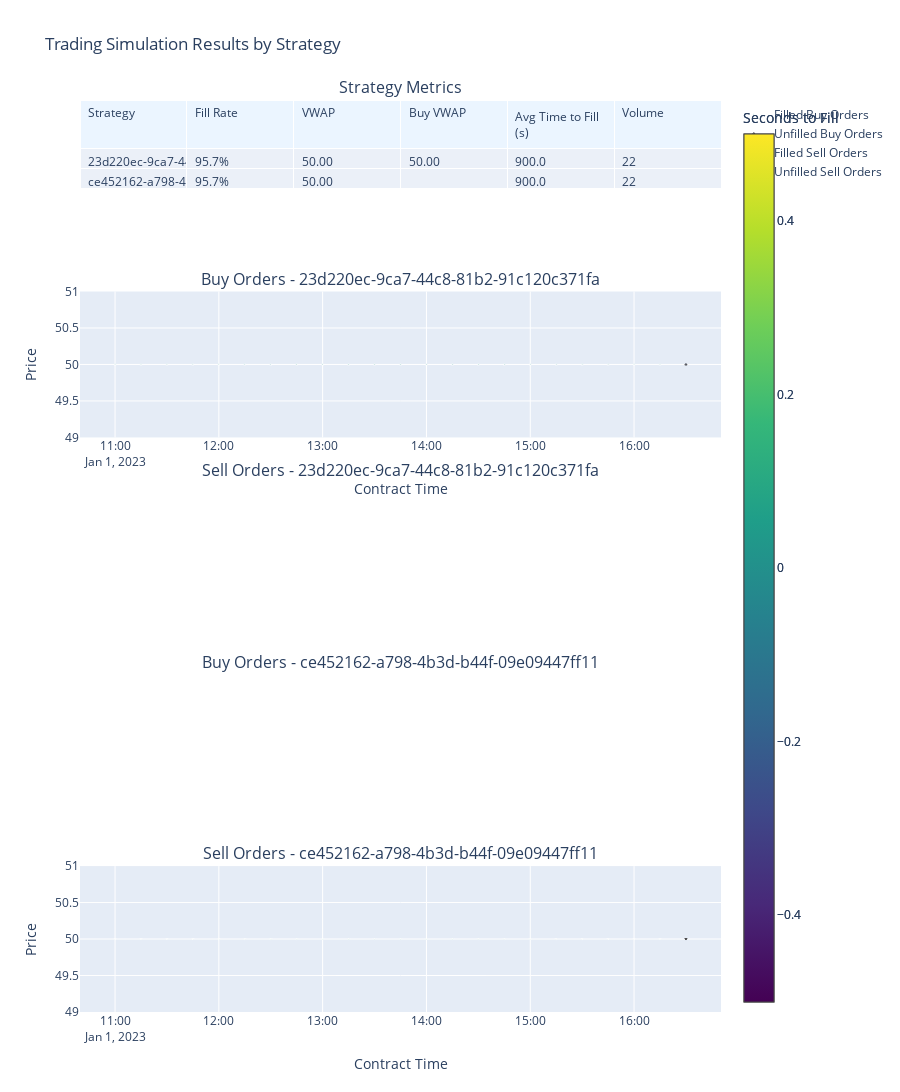
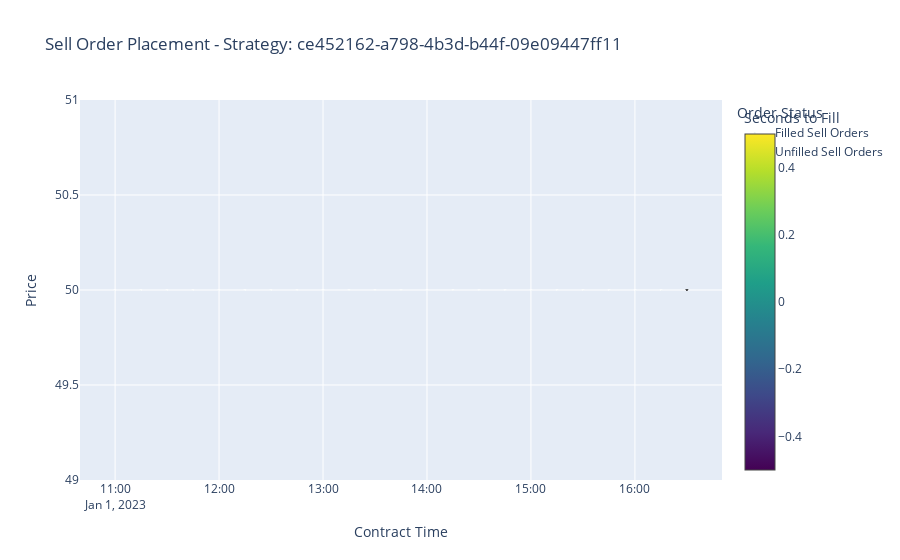

Notebook code for these charts, in order:
### Code cell
import datetime
import pandas as pd
import matplotlib.pyplot as plt
from src.sim import TradingSimulation

# Setup simulation timeframe (just 3 steps)
start_time = datetime.datetime(2023, 1, 1, 10, 0)
end_time = datetime.datetime(2023, 1, 1, 15, 30)
time_step = datetime.timedelta(minutes=15)

# Create two strategies with matching prices
buy_strategy = FixedOrderStrategy(price=50.0, quantity=1, side='buy')
sell_strategy = FixedOrderStrategy(price=50.0, quantity=1, side='sell')

# Create minimal clearing mechanism
clearing = MinimalClearing()

# Setup and run simulation
sim = TradingSimulation(
    start_time=start_time,
    end_time=end_time,
    time_step=time_step,
    strategies=[buy_strategy, sell_strategy],
    clearing_mechanism=clearing
)


# After running simulation
results = sim.run()
metrics = sim.analyze()

# Create visualizer
from src.plot import SimulationVisualizer
viz = SimulationVisualizer(metrics, results)

# View all plots organized by strategy
viz.create_dashboard().show()

# Or view specific plots
viz.plot_buy_orders(strategy_id=sell_strategy.id).show()
viz.plot_sell_orders(strategy_id=sell_strategy.id).show()

# Or get specific metrics
fill_rates = sim.analyze(metrics=["fill_rate"])

# Display fill rates by strategy
print("Fill rates by strategy:")
for strategy_id, data in fill_rates["fill_rate"].items():
    print(f"{strategy_id}: {data['fill_rate']:.2%}")

# Visualize time to fill
time_to_fill = sim.analyze(metrics=["time_to_fill"])

# Create a bar chart of mean time to fill by strategy
plt.figure(figsize=(10, 6))
strategies = []
times = []

for strategy_id, data in time_to_fill["time_to_fill"].items():
    if 'mean_seconds' in data:  # Check if there were filled orders
        strategies.append(strategy_id)
        times.append(data['mean_seconds'])


# Compare execution prices
execution_prices = sim.analyze(metrics=["execution_prices"])

### Figure 1 — Plotly figure (JSON) as saved in the notebook; plotly's stock layout.template omitted (floating-point values rounded to 4 significant figures)
{"data": [{"cells": {"align": "left", "values": [["23d220ec-9ca7-44c8-81b2-91c120c371fa", "ce452162-a798-4b3d-b44f-09e09447ff11"], ["95.7%", "95.7%"], ["50.00", "50.00"], ["50.00", ""], ["900.0", "900.0"], ["22", "22"]]}, "domain": {"x": [0, 1], "y": [0.84, 1]}, "header": {"align": "left", "fill": {"color": ["rgb(235, 245, 255)", "rgb(235, 245, 255)", "rgb(235, 245, 255)", "rgb(235, 245, 255)", "rgb(235, 245, 255)", "rgb(235, 245, 255)"]}, "font": {"size": 12}, "values": ["Strategy", "Fill Rate", "VWAP", "Buy VWAP", "Avg Time to Fill (s)", "Volume"]}, "type": "table"}, {"customdata": [["23d220ec-9ca7-44c8-81b2-91c120c371fa", "2023-01-01 10:00", 0, 1], ["23d220ec-9ca7-44c8-81b2-91c120c371fa", "2023-01-01 10:15", 0, 1], ["23d220ec-9ca7-44c8-81b2-91c120c371fa", "2023-01-01 10:30", 0, 1], ["23d220ec-9ca7-44c8-81b2-91c120c371fa", "2023-01-01 10:45", 0, 1], ["23d220ec-9ca7-44c8-81b2-91c120c371fa", "2023-01-01 11:00", 0, 1], ["23d220ec-9ca7-44c8-81b2-91c120c371fa", "2023-01-01 11:15", 0, 1], ["23d220ec-9ca7-44c8-81b2-91c120c371fa", "2023-01-01 11:30", 0, 1], ["23d220ec-9ca7-44c8-81b2-91c120c371fa", "2023-01-01 11:45", 0, 1], ["23d220ec-9ca7-44c8-81b2-91c120c371fa", "2023-01-01 12:00", 0, 1], ["23d220ec-9ca7-44c8-81b2-91c120c371fa", "2023-01-01 12:15", 0, 1], ["23d220ec-9ca7-44c8-81b2-91c120c371fa", "2023-01-01 12:30", 0, 1], ["23d220ec-9ca7-44c8-81b2-91c120c371fa", "2023-01-01 12:45", 0, 1], ["23d220ec-9ca7-44c8-81b2-91c120c371fa", "2023-01-01 13:00", 0, 1], ["23d220ec-9ca7-44c8-81b2-91c120c371fa", "2023-01-01 13:15", 0, 1], ["23d220ec-9ca7-44c8-81b2-91c120c371fa", "2023-01-01 13:30", 0, 1], ["23d220ec-9ca7-44c8-81b2-91c120c371fa", "2023-01-01 13:45", 0, 1], ["23d220ec-9ca7-44c8-81b2-91c120c371fa", "2023-01-01 14:00", 0, 1], ["23d220ec-9ca7-44c8-81b2-91c120c371fa", "2023-01-01 14:15", 0, 1], ["23d220ec-9ca7-44c8-81b2-91c120c371fa", "2023-01-01 14:30", 0, 1], ["23d220ec-9ca7-44c8-81b2-91c120c371fa", "2023-01-01 14:45", 0, 1], ["23d220ec-9ca7-44c8-81b2-91c120c371fa", "2023-01-01 15:00", 0, 1], ["23d220ec-9ca7-44c8-81b2-91c120c371fa", "2023-01-01 15:15", 0, 1]], "hovertemplate": "<b>Buy Order</b><br>Price: %{y:.2f}<br>Contract Time: %{x}<br>Filled: Yes<br>Strategy: %{customdata[0]}<br>Submission: %{customdata[1]}<br>Time to Fill: %{customdata[2]:.0f} sec<br>Quantity: %{customdata[3]}", "marker": {"color": [0.0, 0.0, 0.0, 0.0, 0.0, 0.0, 0.0, 0.0, 0.0, 0.0, 0.0, 0.0, 0.0, 0.0, 0.0, 0.0, 0.0, 0.0, 0.0, 0.0, 0.0, 0.0], "colorbar": {"title": {"text": "Seconds to Fill"}}, "colorscale": [[0, "#440154"], [0.1111, "#482878"], [0.2222, "#3e4989"], [0.3333, "#31688e"], [0.4444, "#26828e"], [0.5556, "#1f9e89"], [0.6667, "#35b779"], [0.7778, "#6ece58"], [0.8889, "#b5de2b"], [1, "#fde725"]], "size": [2, 2, 2, 2, 2, 2, 2, 2, 2, 2, 2, 2, 2, 2, 2, 2, 2, 2, 2, 2, 2, 2], "symbol": "triangle-up"}, "mode": "markers", "name": "Filled Buy Orders", "type": "scatter", "x": ["2023-01-01T11:00:00.000000000", "2023-01-01T11:15:00.000000000", "2023-01-01T11:30:00.000000000", "2023-01-01T11:45:00.000000000", "2023-01-01T12:00:00.000000000", "2023-01-01T12:15:00.000000000", "2023-01-01T12:30:00.000000000", "2023-01-01T12:45:00.000000000", "2023-01-01T13:00:00.000000000", "2023-01-01T13:15:00.000000000", "2023-01-01T13:30:00.000000000", "2023-01-01T13:45:00.000000000", "2023-01-01T14:00:00.000000000", "2023-01-01T14:15:00.000000000", "2023-01-01T14:30:00.000000000", "2023-01-01T14:45:00.000000000", "2023-01-01T15:00:00.000000000", "2023-01-01T15:15:00.000000000", "2023-01-01T15:30:00.000000000", "2023-01-01T15:45:00.000000000", "2023-01-01T16:00:00.000000000", "2023-01-01T16:15:00.000000000"], "xaxis": "x", "y": [50.0, 50.0, 50.0, 50.0, 50.0, 50.0, 50.0, 50.0, 50.0, 50.0, 50.0, 50.0, 50.0, 50.0, 50.0, 50.0, 50.0, 50.0, 50.0, 50.0, 50.0, 50.0], "yaxis": "y"}, {"customdata": [["23d220ec-9ca7-44c8-81b2-91c120c371fa", "2023-01-01 15:30", 1]], "hovertemplate": "<b>Buy Order</b><br>Price: %{y:.2f}<br>Contract Time: %{x}<br>Filled: No<br>Strategy: %{customdata[0]}<br>Submission: %{customdata[1]}<br>Quantity: %{customdata[2]}", "marker": {"color": "rgba(0, 0, 255, 0.5)", "line": {"color": "black", "width": 1}, "size": [2], "symbol": "triangle-up"}, "mode": "markers", "name": "Unfilled Buy Orders", "type": "scatter", "x": ["2023-01-01T16:30:00.000000000"], "xaxis": "x", "y": [50.0], "yaxis": "y"}, {"customdata": [["ce452162-a798-4b3d-b44f-09e09447ff11", "2023-01-01 10:00", 0, 1], ["ce452162-a798-4b3d-b44f-09e09447ff11", "2023-01-01 10:15", 0, 1], ["ce452162-a798-4b3d-b44f-09e09447ff11", "2023-01-01 10:30", 0, 1], ["ce452162-a798-4b3d-b44f-09e09447ff11", "2023-01-01 10:45", 0, 1], ["ce452162-a798-4b3d-b44f-09e09447ff11", "2023-01-01 11:00", 0, 1], ["ce452162-a798-4b3d-b44f-09e09447ff11", "2023-01-01 11:15", 0, 1], ["ce452162-a798-4b3d-b44f-09e09447ff11", "2023-01-01 11:30", 0, 1], ["ce452162-a798-4b3d-b44f-09e09447ff11", "2023-01-01 11:45", 0, 1], ["ce452162-a798-4b3d-b44f-09e09447ff11", "2023-01-01 12:00", 0, 1], ["ce452162-a798-4b3d-b44f-09e09447ff11", "2023-01-01 12:15", 0, 1], ["ce452162-a798-4b3d-b44f-09e09447ff11", "2023-01-01 12:30", 0, 1], ["ce452162-a798-4b3d-b44f-09e09447ff11", "2023-01-01 12:45", 0, 1], ["ce452162-a798-4b3d-b44f-09e09447ff11", "2023-01-01 13:00", 0, 1], ["ce452162-a798-4b3d-b44f-09e09447ff11", "2023-01-01 13:15", 0, 1], ["ce452162-a798-4b3d-b44f-09e09447ff11", "2023-01-01 13:30", 0, 1], ["ce452162-a798-4b3d-b44f-09e09447ff11", "2023-01-01 13:45", 0, 1], ["ce452162-a798-4b3d-b44f-09e09447ff11", "2023-01-01 14:00", 0, 1], ["ce452162-a798-4b3d-b44f-09e09447ff11", "2023-01-01 14:15", 0, 1], ["ce452162-a798-4b3d-b44f-09e09447ff11", "2023-01-01 14:30", 0, 1], ["ce452162-a798-4b3d-b44f-09e09447ff11", "2023-01-01 14:45", 0, 1], ["ce452162-a798-4b3d-b44f-09e09447ff11", "2023-01-01 15:00", 0, 1], ["ce452162-a798-4b3d-b44f-09e09447ff11", "2023-01-01 15:15", 0, 1]], "hovertemplate": "<b>Sell Order</b><br>Price: %{y:.2f}<br>Contract Time: %{x}<br>Filled: Yes<br>Strategy: %{customdata[0]}<br>Submission: %{customdata[1]}<br>Time to Fill: %{customdata[2]:.0f} sec<br>Quantity: %{customdata[3]}", "marker": {"color": [0.0, 0.0, 0.0, 0.0, 0.0, 0.0, 0.0, 0.0, 0.0, 0.0, 0.0, 0.0, 0.0, 0.0, 0.0, 0.0, 0.0, 0.0, 0.0, 0.0, 0.0, 0.0], "colorbar": {"title": {"text": "Seconds to Fill"}}, "colorscale": [[0, "#440154"], [0.1111, "#482878"], [0.2222, "#3e4989"], [0.3333, "#31688e"], [0.4444, "#26828e"], [0.5556, "#1f9e89"], [0.6667, "#35b779"], [0.7778, "#6ece58"], [0.8889, "#b5de2b"], [1, "#fde725"]], "size": [2, 2, 2, 2, 2, 2, 2, 2, 2, 2, 2, 2, 2, 2, 2, 2, 2, 2, 2, 2, 2, 2], "symbol": "triangle-down"}, "mode": "markers", "name": "Filled Sell Orders", "type": "scatter", "x": ["2023-01-01T11:00:00.000000000", "2023-01-01T11:15:00.000000000", "2023-01-01T11:30:00.000000000", "2023-01-01T11:45:00.000000000", "2023-01-01T12:00:00.000000000", "2023-01-01T12:15:00.000000000", "2023-01-01T12:30:00.000000000", "2023-01-01T12:45:00.000000000", "2023-01-01T13:00:00.000000000", "2023-01-01T13:15:00.000000000", "2023-01-01T13:30:00.000000000", "2023-01-01T13:45:00.000000000", "2023-01-01T14:00:00.000000000", "2023-01-01T14:15:00.000000000", "2023-01-01T14:30:00.000000000", "2023-01-01T14:45:00.000000000", "2023-01-01T15:00:00.000000000", "2023-01-01T15:15:00.000000000", "2023-01-01T15:30:00.000000000", "2023-01-01T15:45:00.000000000", "2023-01-01T16:00:00.000000000", "2023-01-01T16:15:00.000000000"], "xaxis": "x4", "y": [50.0, 50.0, 50.0, 50.0, 50.0, 50.0, 50.0, 50.0, 50.0, 50.0, 50.0, 50.0, 50.0, 50.0, 50.0, 50.0, 50.0, 50.0, 50.0, 50.0, 50.0, 50.0], "yaxis": "y4"}, {"customdata": [["ce452162-a798-4b3d-b44f-09e09447ff11", "2023-01-01 15:30", 1]], "hovertemplate": "<b>Sell Order</b><br>Price: %{y:.2f}<br>Contract Time: %{x}<br>Filled: No<br>Strategy: %{customdata[0]}<br>Submission: %{customdata[1]}<br>Quantity: %{customdata[2]}", "marker": {"color": "rgba(255, 0, 0, 0.5)", "line": {"color": "black", "width": 1}, "size": [2], "symbol": "triangle-down"}, "mode": "markers", "name": "Unfilled Sell Orders", "type": "scatter", "x": ["2023-01-01T16:30:00.000000000"], "xaxis": "x4", "y": [50.0], "yaxis": "y4"}], "layout": {"annotations": [{"font": {"size": 16}, "showarrow": false, "text": "Strategy Metrics", "x": 0.5, "xanchor": "center", "xref": "paper", "y": 1, "yanchor": "bottom", "yref": "paper"}, {"font": {"size": 16}, "showarrow": false, "text": "Buy Orders - 23d220ec-9ca7-44c8-81b2-91c120c371fa", "x": 0.5, "xanchor": "center", "xref": "paper", "y": 0.79, "yanchor": "bottom", "yref": "paper"}, {"font": {"size": 16}, "showarrow": false, "text": "Sell Orders - 23d220ec-9ca7-44c8-81b2-91c120c371fa", "x": 0.5, "xanchor": "center", "xref": "paper", "y": 0.58, "yanchor": "bottom", "yref": "paper"}, {"font": {"size": 16}, "showarrow": false, "text": "Buy Orders - ce452162-a798-4b3d-b44f-09e09447ff11", "x": 0.5, "xanchor": "center", "xref": "paper", "y": 0.37, "yanchor": "bottom", "yref": "paper"}, {"font": {"size": 16}, "showarrow": false, "text": "Sell Orders - ce452162-a798-4b3d-b44f-09e09447ff11", "x": 0.5, "xanchor": "center", "xref": "paper", "y": 0.16, "yanchor": "bottom", "yref": "paper"}], "height": 1400, "showlegend": true, "title": {"text": "Trading Simulation Results by Strategy"}, "xaxis": {"anchor": "y", "domain": [0, 1], "title": {"text": "Contract Time"}}, "xaxis2": {"anchor": "y2", "domain": [0, 1], "title": {"text": "Contract Time"}}, "xaxis3": {"anchor": "y3", "domain": [0, 1], "title": {"text": "Contract Time"}}, "xaxis4": {"anchor": "y4", "domain": [0, 1], "title": {"text": "Contract Time"}}, "yaxis": {"anchor": "x", "domain": [0.63, 0.79], "title": {"text": "Price"}}, "yaxis2": {"anchor": "x2", "domain": [0.42, 0.58], "title": {"text": "Price"}}, "yaxis3": {"anchor": "x3", "domain": [0.21, 0.37], "title": {"text": "Price"}}, "yaxis4": {"anchor": "x4", "domain": [0, 0.16], "title": {"text": "Price"}}}}

### Figure 2 — Plotly figure (JSON) as saved in the notebook; plotly's stock layout.template omitted (floating-point values rounded to 4 significant figures)
{"data": [{"customdata": [["ce452162-a798-4b3d-b44f-09e09447ff11", "2023-01-01 10:00", 0, 1], ["ce452162-a798-4b3d-b44f-09e09447ff11", "2023-01-01 10:15", 0, 1], ["ce452162-a798-4b3d-b44f-09e09447ff11", "2023-01-01 10:30", 0, 1], ["ce452162-a798-4b3d-b44f-09e09447ff11", "2023-01-01 10:45", 0, 1], ["ce452162-a798-4b3d-b44f-09e09447ff11", "2023-01-01 11:00", 0, 1], ["ce452162-a798-4b3d-b44f-09e09447ff11", "2023-01-01 11:15", 0, 1], ["ce452162-a798-4b3d-b44f-09e09447ff11", "2023-01-01 11:30", 0, 1], ["ce452162-a798-4b3d-b44f-09e09447ff11", "2023-01-01 11:45", 0, 1], ["ce452162-a798-4b3d-b44f-09e09447ff11", "2023-01-01 12:00", 0, 1], ["ce452162-a798-4b3d-b44f-09e09447ff11", "2023-01-01 12:15", 0, 1], ["ce452162-a798-4b3d-b44f-09e09447ff11", "2023-01-01 12:30", 0, 1], ["ce452162-a798-4b3d-b44f-09e09447ff11", "2023-01-01 12:45", 0, 1], ["ce452162-a798-4b3d-b44f-09e09447ff11", "2023-01-01 13:00", 0, 1], ["ce452162-a798-4b3d-b44f-09e09447ff11", "2023-01-01 13:15", 0, 1], ["ce452162-a798-4b3d-b44f-09e09447ff11", "2023-01-01 13:30", 0, 1], ["ce452162-a798-4b3d-b44f-09e09447ff11", "2023-01-01 13:45", 0, 1], ["ce452162-a798-4b3d-b44f-09e09447ff11", "2023-01-01 14:00", 0, 1], ["ce452162-a798-4b3d-b44f-09e09447ff11", "2023-01-01 14:15", 0, 1], ["ce452162-a798-4b3d-b44f-09e09447ff11", "2023-01-01 14:30", 0, 1], ["ce452162-a798-4b3d-b44f-09e09447ff11", "2023-01-01 14:45", 0, 1], ["ce452162-a798-4b3d-b44f-09e09447ff11", "2023-01-01 15:00", 0, 1], ["ce452162-a798-4b3d-b44f-09e09447ff11", "2023-01-01 15:15", 0, 1]], "hovertemplate": "<b>Sell Order</b><br>Price: %{y:.2f}<br>Contract Time: %{x}<br>Filled: Yes<br>Strategy: %{customdata[0]}<br>Submission: %{customdata[1]}<br>Time to Fill: %{customdata[2]:.0f} sec<br>Quantity: %{customdata[3]}", "marker": {"color": [0.0, 0.0, 0.0, 0.0, 0.0, 0.0, 0.0, 0.0, 0.0, 0.0, 0.0, 0.0, 0.0, 0.0, 0.0, 0.0, 0.0, 0.0, 0.0, 0.0, 0.0, 0.0], "colorbar": {"title": {"text": "Seconds to Fill"}}, "colorscale": [[0, "#440154"], [0.1111, "#482878"], [0.2222, "#3e4989"], [0.3333, "#31688e"], [0.4444, "#26828e"], [0.5556, "#1f9e89"], [0.6667, "#35b779"], [0.7778, "#6ece58"], [0.8889, "#b5de2b"], [1, "#fde725"]], "size": [2, 2, 2, 2, 2, 2, 2, 2, 2, 2, 2, 2, 2, 2, 2, 2, 2, 2, 2, 2, 2, 2], "symbol": "triangle-down"}, "mode": "markers", "name": "Filled Sell Orders", "type": "scatter", "x": ["2023-01-01T11:00:00.000000000", "2023-01-01T11:15:00.000000000", "2023-01-01T11:30:00.000000000", "2023-01-01T11:45:00.000000000", "2023-01-01T12:00:00.000000000", "2023-01-01T12:15:00.000000000", "2023-01-01T12:30:00.000000000", "2023-01-01T12:45:00.000000000", "2023-01-01T13:00:00.000000000", "2023-01-01T13:15:00.000000000", "2023-01-01T13:30:00.000000000", "2023-01-01T13:45:00.000000000", "2023-01-01T14:00:00.000000000", "2023-01-01T14:15:00.000000000", "2023-01-01T14:30:00.000000000", "2023-01-01T14:45:00.000000000", "2023-01-01T15:00:00.000000000", "2023-01-01T15:15:00.000000000", "2023-01-01T15:30:00.000000000", "2023-01-01T15:45:00.000000000", "2023-01-01T16:00:00.000000000", "2023-01-01T16:15:00.000000000"], "y": [50.0, 50.0, 50.0, 50.0, 50.0, 50.0, 50.0, 50.0, 50.0, 50.0, 50.0, 50.0, 50.0, 50.0, 50.0, 50.0, 50.0, 50.0, 50.0, 50.0, 50.0, 50.0]}, {"customdata": [["ce452162-a798-4b3d-b44f-09e09447ff11", "2023-01-01 15:30", 1]], "hovertemplate": "<b>Sell Order</b><br>Price: %{y:.2f}<br>Contract Time: %{x}<br>Filled: No<br>Strategy: %{customdata[0]}<br>Submission: %{customdata[1]}<br>Quantity: %{customdata[2]}", "marker": {"color": "rgba(255, 0, 0, 0.5)", "line": {"color": "black", "width": 1}, "size": [2], "symbol": "triangle-down"}, "mode": "markers", "name": "Unfilled Sell Orders", "type": "scatter", "x": ["2023-01-01T16:30:00.000000000"], "y": [50.0]}], "layout": {"hovermode": "closest", "legend": {"title": {"text": "Order Status"}}, "title": {"text": "Sell Order Placement - Strategy: ce452162-a798-4b3d-b44f-09e09447ff11"}, "xaxis": {"title": {"text": "Contract Time"}}, "yaxis": {"title": {"text": "Price"}}}}
